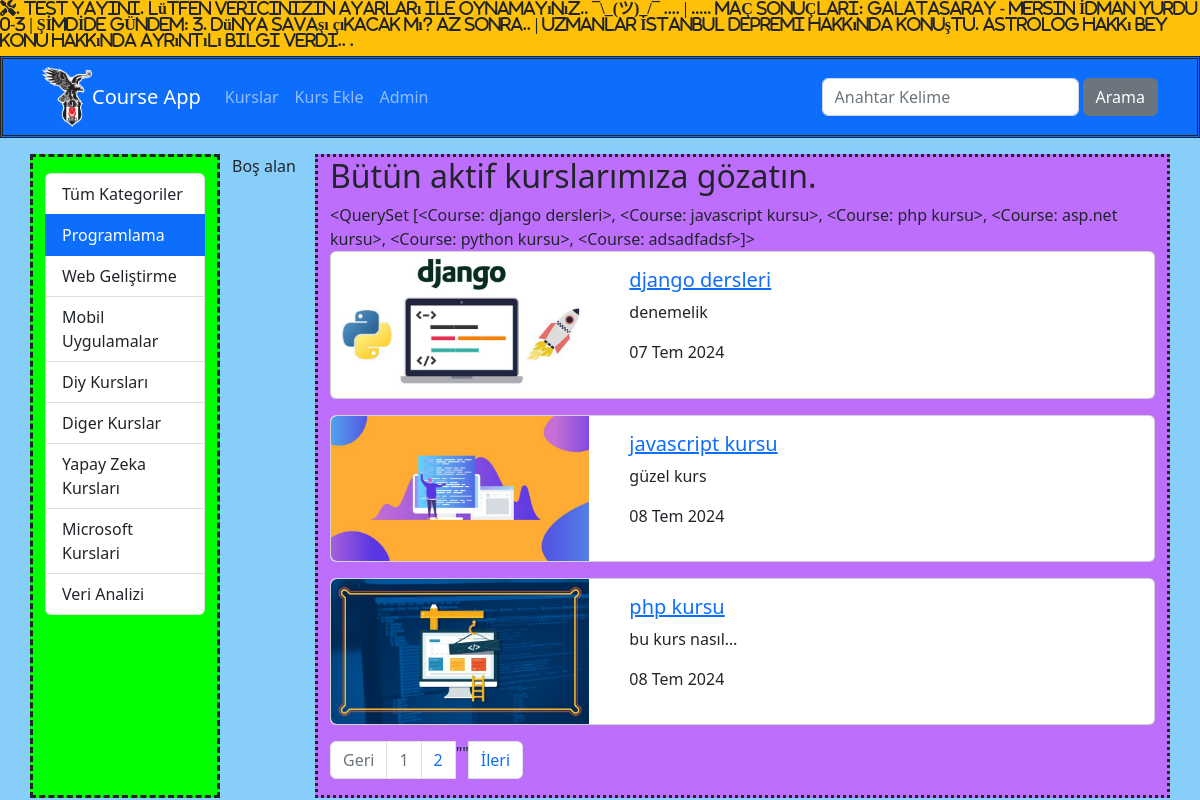
Page /kurslar/kategori/programlama on the earlier database version.
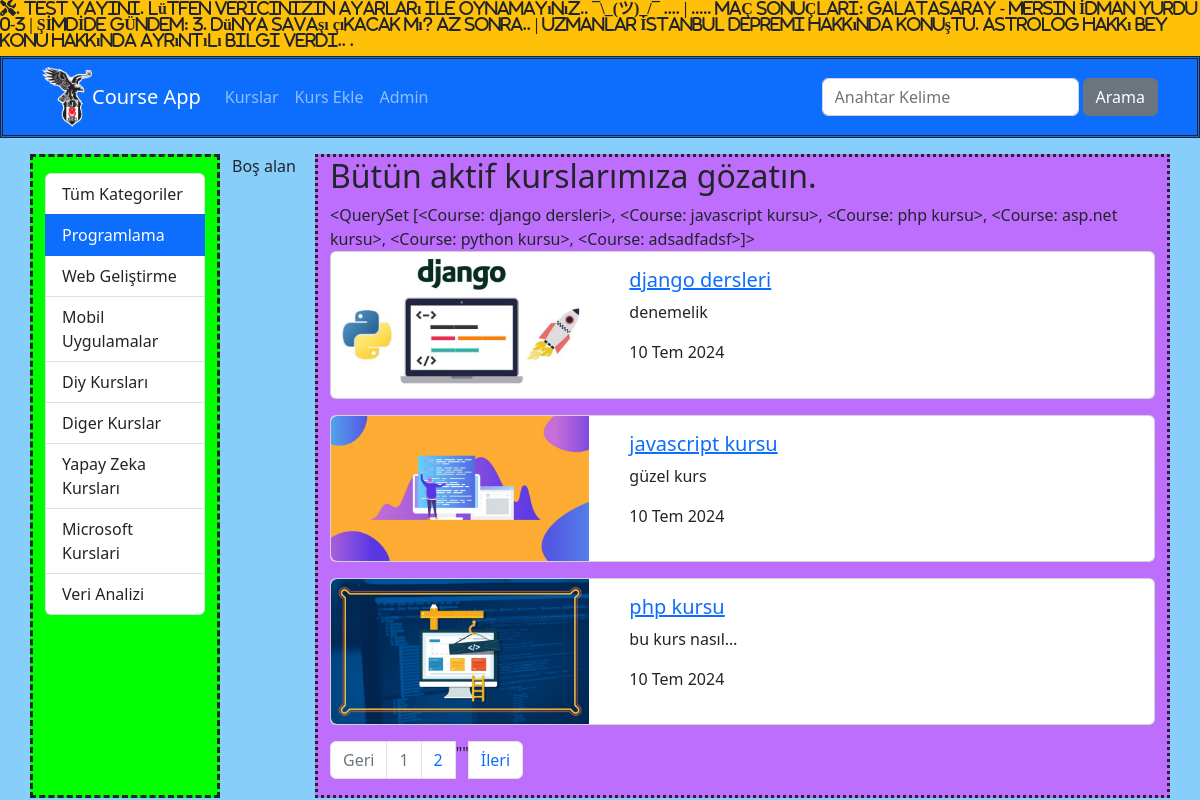
Same page on the later database version.
### courses/models.py (models this page shows, shortened)
class Category(models.Model):
    name = models.CharField( max_length=50)
    slug = models.SlugField(default= "", null=False, unique=True, db_index = True, max_length=50)

class Course(models.Model):
    title = models.CharField(max_length=50)
    description = models.TextField()
    imageUrl = models.CharField(max_length=50, blank=False)
    date = models.DateField(auto_now=True)
    isActive = models.BooleanField(default=False)
    isHome = models.BooleanField(default = False)
    slug = models.SlugField(default = "", null=False, blank=True,  unique=True, db_index=True)
    categories = models.ManyToManyField(Category,)
    def __str__(self):
        return f"{self.title}"

### courses/views.py (the view)
# urls.py: path('kategori/<slug:slug>', views.getCoursesByCategory, name='courses_by_category'),
def getCoursesByCategory(request, slug):
    kurslar  = Course.objects.filter( categories__slug= slug, isActive = True).order_by("date")#category__slug = slug,
    kategoriler = Category.objects.all()
    paginator = Paginator(kurslar, 3) #filtrelenmiş kursları her sayfada 5'er adet göster
    page = request.GET.get('page', 1) #query'den gelen page number'ı kullan
    page_obj = paginator.page(page) #page e düşen kursları pageob'e at
    print(page_obj.paginator.count) #toplam ürün sayısı
    print(page_obj.paginator.num_pages) # toplam sayfa sayısı
    return render(request, 'courses/list.html', {
        'categories': kategoriler,
        'courses': kurslar,
        'page_obj': page_obj,
        'seciliKategori': slug
    })

### courses/templates/courses/list.html (shortened to what this page needs)
{% extends "layout.html" %}
{% load static %}
{% block css_files %}
        <link rel="stylesheet" href="{%static 'courses/css/style.css'%}">
{% endblock  %}
{% block content %}
        <div class="container mt-3"  >
                <div class="row">
                    <div class="col-2" style="border:dashed; background-color:Lime  ">
                    {% include 'courses/partials/_categories.html' %}
                       </div>
                <div class="col-1" style="">
                                Boş alan
                </div>
                <div class="col-9" style="border:dotted; background:#BE6EFD">
                <h2>Bütün aktif kurslarımıza gözatın. </h2>
                        {{page_obj.paginator.object_list}}
                        {% for course  in page_obj.object_list %}
                                         {% include 'courses/partials/_course.html' %}
                        {% endfor %}
                        {% include "courses/partials/_pagination.html" %}
                        </div>
                </div>
        </div>
{% endblock  %}

### templates/layout.html (shortened to what this page needs)
 {% load static  %}
<!DOCTYPE html>
<html lang="en">
<head>
    <link rel="stylesheet" href="{% static 'css/bootstrap.min.css' %}"  />
    {% block css_files %}{% endblock %}  <link rel="stylesheet" href="https://cdnjs.cloudflare.com/ajax/libs/font-awesome/6.2.1/css/all.min.css" />
</head>
<body>
    {% include "partials/_ustbilgi.html" %}
    {% include 'partials/_nav.html' %}
    {% block content %}{% endblock  %}
</body>
</html>

### templates/partials/_ustbilgi.html
<div class="bg-warning"> <marquee> <h6 class="fa-solid fa-screwdriver-wrench">.
TEST YAYINI.    Lütfen vericinizin ayarları ile oynamayınız..    ¯\_(ツ)_/¯   ....  |  .....   MAÇ SONUÇLARI:   Galatasaray - Mersin İdman Yurdu 0-3  |  ŞİMDİDE GÜNDEM:   3. Dünya Savaşı çıkacak mı?     Az sonra..     |   Uzmanlar İstanbul depremi hakkında konuştu.   Astrolog Hakkı Bey konu hakkında ayrıntılı bilgi verdi..   .</h6></marquee></div>

### templates/partials/_nav.html
   {% load static  %}
    <nav class= "navbar navbar-expand-lg bg-primary navbar-dark" style = "background: #DFFF00; border:double " >
        <div class="container">
            <img src="{% static 'img/bjklogo.jpg' %}" alt="" width="50" height="60">
            <a href="{% url "index" %}" class="navbar-brand">Course App</a>
            <ul class="navbar-nav me-auto">
                <li class="nav-item">
                    <a href="{% url "index" %}" class="nav-link">Kurslar</a>
                </li>
                <li class="nav-item">
                    <a href="{% url "add_course" %}" class="nav-link">Kurs Ekle</a>
                </li>
                <li class="nav-item">
                    <a href="/admin" class="nav-link">Admin</a>
                </li>
            </ul>
            <form class = "d-flex" action="{% url "search" %}">
                <input class= "form-control me-1" type="text" name="q"placeholder="Anahtar Kelime">
                <button type="submit" class = "btn btn-secondary">Arama</button>
            </form>
        </div>
       </nav>

### courses/templates/courses/partials/_categories.html
<div class="list-group mt-3">
    <a href="/kurslar"     class="list-group-item list-group-item-action"> Tüm Kategoriler </a>
    {% for  category in categories %}
    <a href="{% url "courses_by_category" category.slug%}"     class="list-group-item list-group-item-action {% if seciliKategori == category.slug %}active{% endif %}">{{category.name|title}}</a>
    {% endfor %}
</div>

### courses/templates/courses/partials/_course.html
 {% load static %}
<div class="card mb-3">
    <div class="row">
        <div class="col-4">
            <img
                class="img-fluid rounded-start"
                src="{% static 'courses/img/'|add:course.imageUrl %}"
                alt="course.title"
            />
        </div>
        <div class="col-8">
            <div class="card-body">
                <h5 class="card-title"> <a href="{% url "course_details" course.id %}">{{course.title }}</a></h5>
                <p class="card-text">{{course.description|truncatechars:15}}</p>
                <p>{{course.date|date:'SHORT_DATE_FORMAT'}}</p>
            </div>
        </div>
    </div>
</div>

### courses/templates/courses/partials/_pagination.html
{% if page_obj.paginator.num_pages > 0 %}
<nav aria-label="Page navigation example">
        <ul class="pagination">
        {% if page_obj.has_previous %}
         <li class="page-item"><a class="page-link" href="?page={{page_obj.previous_page_number}}">Geri</a></li>
        {% else %}
        <li class="page-item disabled"><a class="page-link" href="#">Geri</a></li>
         {% endif %}
        {% for i in page_obj.paginator.page_range %}
                {% if page_obj.number == i %}
                <li class="page-item disabled"><a class="page-link" href="#">{{i}}</a></li>
                {% else %}
                <li class="page-item "><a class="page-link" href="?page={{i}}">{{i}}</a></li>
                {% endif %}
        {% endfor %}""
        {% if page_obj.has_next %}
        <li class="page-item"><a class="page-link" href="?page={{page_obj.next_page_number}}">İleri</a></li>
       {% else %}
       <li class="page-item disabled"><a class="page-link" href="#">İleri</a></li>
        {% endif %}
        </ul>
 </nav>
{% endif %}

### courses/static/courses/css/style.css (style rules this page uses)
body { background-color: lightskyblue; }

Differences in the rows shown:
changed Course "django dersleri": date "07 Tem 2024" → "10 Tem 2024"
changed Course "javascript kursu": date "08 Tem 2024" → "10 Tem 2024"
changed Course "php kursu": date "08 Tem 2024" → "10 Tem 2024"
